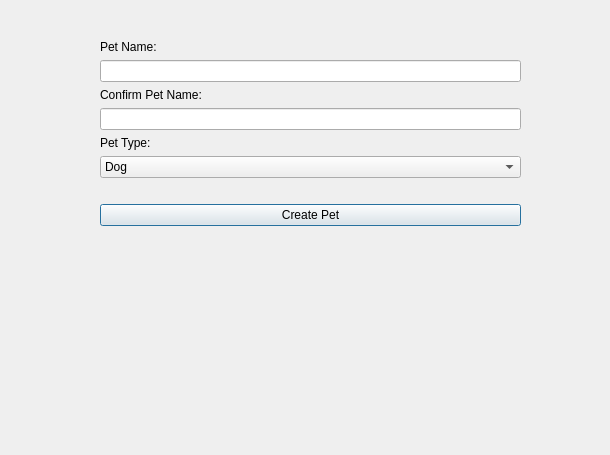
<?xml version="1.0" encoding="UTF-8"?>
<ui version="4.0">
 <class>PPWindow</class>
 <widget class="QDialog" name="PPWindow">
  <property name="geometry">
   <rect>
    <x>0</x>
    <y>0</y>
    <width>610</width>
    <height>455</height>
   </rect>
  </property>
  <property name="maximumSize">
   <size>
    <width>16777212</width>
    <height>16777215</height>
   </size>
  </property>
  <property name="windowTitle">
   <string>Dialog</string>
  </property>
  <widget class="QWidget" name="layoutWidget">
   <property name="geometry">
    <rect>
     <x>100</x>
     <y>40</y>
     <width>421</width>
     <height>351</height>
    </rect>
   </property>
   <layout class="QFormLayout" name="formLayout">
    <item row="0" column="0" colspan="2">
     <widget class="QLabel" name="lblPetName">
      <property name="text">
       <string>Pet Name:</string>
      </property>
     </widget>
    </item>
    <item row="1" column="0" colspan="2">
     <widget class="QLineEdit" name="editPetName">
      <property name="maximumSize">
       <size>
        <width>16777215</width>
        <height>16777215</height>
       </size>
      </property>
     </widget>
    </item>
    <item row="2" column="0" colspan="2">
     <widget class="QLabel" name="ConfirmPetName">
      <property name="text">
       <string>Confirm Pet Name:</string>
      </property>
     </widget>
    </item>
    <item row="3" column="0" colspan="2">
     <widget class="QLineEdit" name="editPetConfirm">
      <property name="maximumSize">
       <size>
        <width>16777215</width>
        <height>16777215</height>
       </size>
      </property>
     </widget>
    </item>
    <item row="4" column="0" colspan="2">
     <widget class="QLabel" name="lblPetType">
      <property name="text">
       <string>Pet Type:</string>
      </property>
     </widget>
    </item>
    <item row="5" column="0" colspan="2">
     <widget class="QComboBox" name="sldrPetType">
      <item>
       <property name="text">
        <string>Dog</string>
       </property>
      </item>
      <item>
       <property name="text">
        <string>Cat</string>
       </property>
      </item>
      <item>
       <property name="text">
        <string>Fish</string>
       </property>
      </item>
      <item>
       <property name="text">
        <string>Reptile</string>
       </property>
      </item>
      <item>
       <property name="text">
        <string>Other</string>
       </property>
      </item>
     </widget>
    </item>
    <item row="7" column="0" colspan="2">
     <widget class="QPushButton" name="btnCreatePet">
      <property name="text">
       <string>Create Pet</string>
      </property>
     </widget>
    </item>
    <item row="6" column="0" colspan="2">
     <widget class="QLabel" name="lblStatus">
      <property name="text">
       <string/>
      </property>
     </widget>
    </item>
   </layout>
  </widget>
 </widget>
 <resources/>
 <connections/>
</ui>
